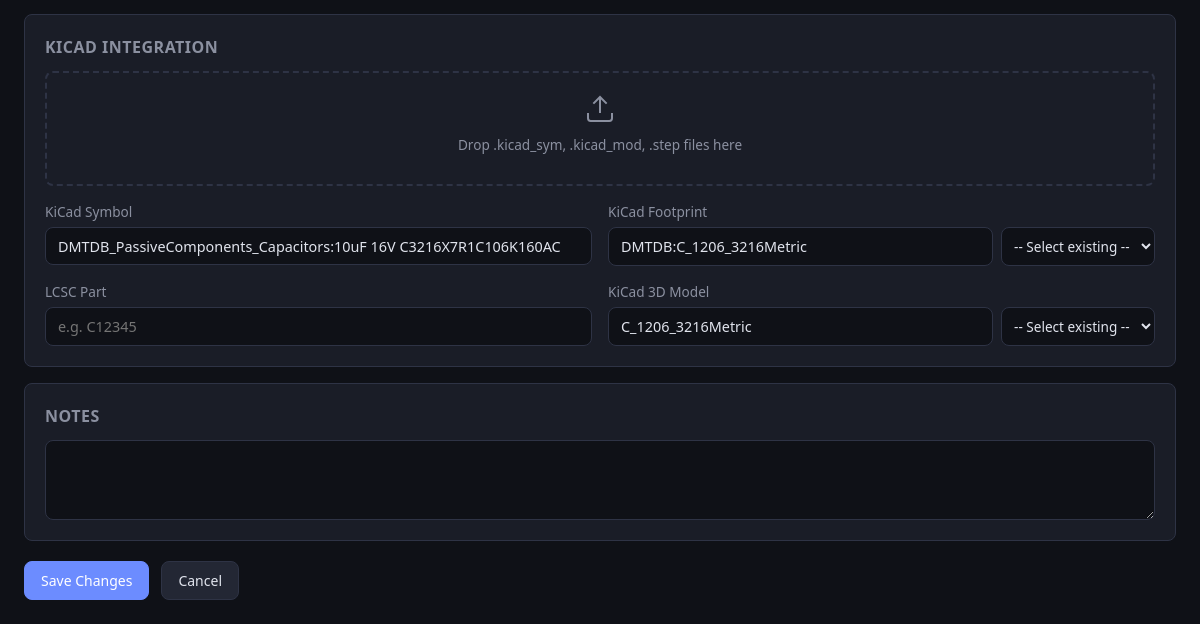
Before: /part/DMT-01010101002/edit (lower part) with the older database file.
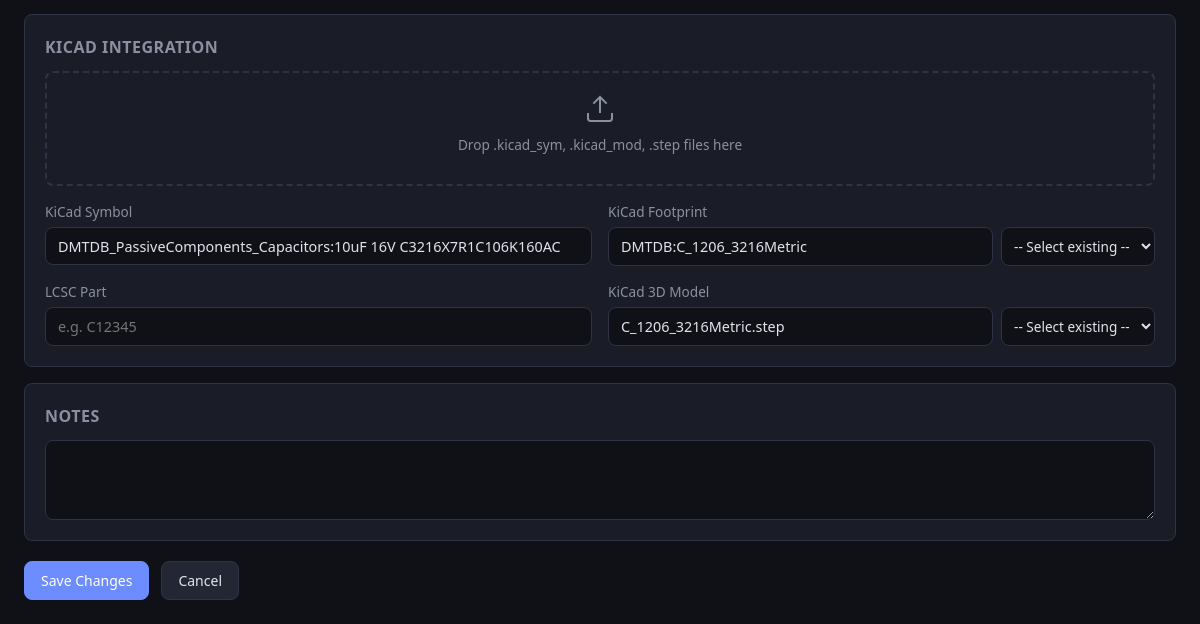
After: the same page with the newer database file.
### db/models.py (models this page shows, shortened)
class Base(DeclarativeBase):
    pass

class Part(Base):
    __tablename__ = "parts"
    dmtuid = Column(String(20), primary_key=True)               # DMT-TTFFCCSSXXX
    tt  = Column(String(2), nullable=False, index=True)
    ff  = Column(String(2), nullable=False, index=True)
    cc  = Column(String(2), nullable=False, index=True)
    ss  = Column(String(2), nullable=False, index=True)
    xxx = Column(String(3), nullable=False)
    mpn          = Column(String(200), index=True, default="")
    manufacturer = Column(String(200), index=True, default="")
    value        = Column(String(200), index=True, default="")
    description  = Column(Text, default="")
    quantity     = Column(String(50), default="")
    location     = Column(String(200), default="")
    datasheet    = Column(Text, default="")
    distributor  = Column(Text, default="")
    kicad_symbol    = Column(String(300), default="")
    kicad_footprint = Column(String(300), default="")
    kicad_libref    = Column(String(300), default="")
    kicad_3dmodel   = Column(String(300), default="")
    extra_json = Column(Text, default="{}")
    notes      = Column(Text, default="")
    created_at = Column(DateTime, default=lambda: datetime.now(timezone.utc))
    updated_at = Column(DateTime, default=lambda: datetime.now(timezone.utc),
                        onupdate=lambda: datetime.now(timezone.utc))
    fields = relationship(
        "PartField", back_populates="part",
        cascade="all, delete-orphan", lazy="selectin",
    )
    __table_args__ = (
        Index("ix_ttffccss", "tt", "ff", "cc", "ss"),
    )

### ui/routes_forms.py (the view, shortened to what this page needs)
@ui_bp.route("/part/<dmtuid>/edit", methods=["GET", "POST"])
def part_edit(dmtuid: str):
    session = get_session()
    try:
        part = PartsService.get(session, dmtuid)
        if not part:
            abort(404)
        template = get_fields(part.tt, part.ff)
        domains = get_domains()
        if request.method == "GET":
            return render_template(
                "add_edit.html", part=part, domains=domains,
                template_fields=template, mode="edit",
            )
    except Exception as exc:
        session.rollback()
        flash(f"Error: {exc}", "danger")
        return redirect(url_for("ui.part_edit", dmtuid=dmtuid))
    finally:
        session.close()

### db/engine.py (called while the page is built)
def get_session() -> Session:
    if _SessionLocal is None:
        raise RuntimeError("Database not initialised - call init_db() first")
    return _SessionLocal()

### schema/loader.py (called while the page is built)
def get_domains() -> list[dict]:
    return _schema.get("domains", [])

### schema/templates.py (called while the page is built)
def get_fields(tt: str, ff: str) -> Optional[list[str]]:
    return _templates.get(f"{tt}{ff}")

### services/parts_service.py (called while the page is built)
    @staticmethod
    def get(session: Session, dmtuid: str) -> Part | None:
        return session.get(Part, dmtuid.upper())

### templates/add_edit.html (shortened to what this page needs)
{% extends "base.html" %}
{% block content %}
<form method="post" id="partForm">
  <div class="detail-card" style="margin-bottom:1rem;">
    <h2>KiCad Integration</h2>
    <div class="kicad-dropzone" id="kicadDropzone">
      <svg width="32" height="32" viewBox="0 0 24 24" fill="none" stroke="currentColor" stroke-width="1.5">
        <path d="M21 15v4a2 2 0 0 1-2 2H5a2 2 0 0 1-2-2v-4" />
        <polyline points="17 8 12 3 7 8" />
        <line x1="12" y1="3" x2="12" y2="15" />
      </svg>
      <p>Drop .kicad_sym, .kicad_mod, .step files here</p>
    </div>
    <div class="form-grid">
      <div class="form-group">
        <label>KiCad Symbol</label>
        <div class="input-with-dropdown">
          <input type="text" name="kicad_symbol" id="kicadSymbolInput" value="{{ part.kicad_symbol if part else '' }}"
            placeholder="Auto-generated from Value (drag .kicad_sym to customize)">
        </div>
      </div>
      <div class="form-group">
        <label>KiCad Footprint</label>
        <div class="input-with-dropdown">
          <input type="text" name="kicad_footprint" id="kicadFootprintInput"
            value="{{ part.kicad_footprint if part else (template_part.kicad_footprint if template_part else '') }}"
            placeholder="e.g. DMTDB:Footprint">
          <select id="footprintSelect" title="Select existing footprint">
            <option value="">-- Select existing --</option>
          </select>
        </div>
      </div>
      <div class="form-group">
        <label>LCSC Part</label>
        <input type="text" name="kicad_libref" id="lcscPartInput" value="{{ part.kicad_libref if part else '' }}"
          placeholder="e.g. C12345">
      </div>
      <div class="form-group">
        <label>KiCad 3D Model</label>
        <div class="input-with-dropdown">
          <input type="text" name="kicad_3dmodel" id="kicad3dmodelInput"
            value="{{ part.kicad_3dmodel if part else (template_part.kicad_3dmodel if template_part else '') }}"
            placeholder="e.g. C_1206_3216Metric.step">
          <select id="model3dSelect" title="Select existing 3D model">
            <option value="">-- Select existing --</option>
          </select>
        </div>
      </div>
    </div>
  </div>
  <div class="detail-card" style="margin-bottom:1rem;">
    <h2>Notes</h2>
    <div class="form-group full">
      <textarea name="notes" rows="3">{{ part.notes if part else '' }}</textarea>
    </div>
  </div>
  <div class="form-actions">
    <button type="submit" class="btn btn-primary">{% if mode == 'edit' %}Save Changes{% else %}Create Part{% endif
      %}</button>
    {% if mode == 'edit' %}
    <a href="/part/{{ part.dmtuid }}" class="btn btn-secondary">Cancel</a>
    {% else %}
    <a href="/" class="btn btn-secondary">Cancel</a>
    {% endif %}
  </div>
</form>
{% endblock %}

Changed rows visible on the page:
changed Part "DMTDB_PassiveComponents_Capacitors:10uF 16V C3216X7R1C106K160AC": kicad_3dmodel "C_1206_3216Metric" → "C_1206_3216Metric.step"
